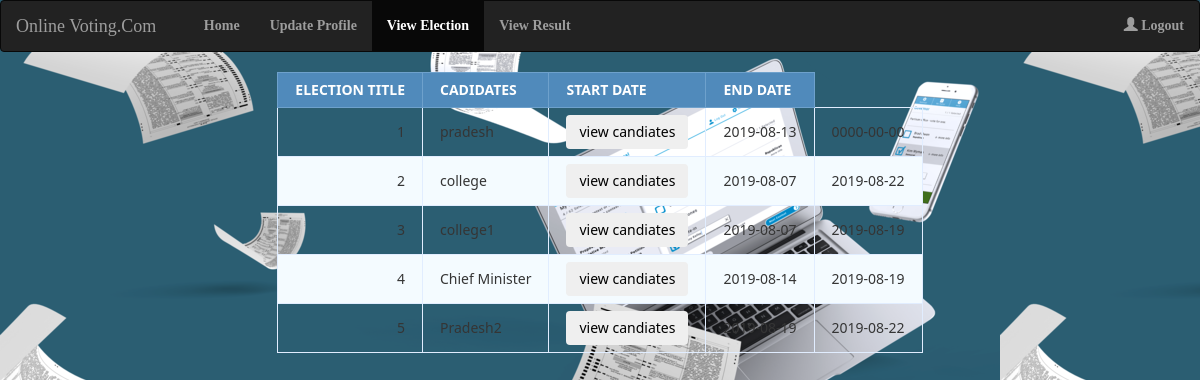
The page /UViewElection.php (signed in) on the database its author committed.
### tables this page shows
CREATE TABLE `election` (
  `electionid` int(11) NOT NULL,
  `electiontitle` varchar(50) NOT NULL,
  `status` varchar(65) NOT NULL,
  `startdate` date NOT NULL,
  `enddate` date NOT NULL
);

### UViewElection.php (the view, shortened to what this page needs)
<!DOCTYPE html>
<html lang="en">
<head>
  <link rel="stylesheet" href="bootstrap/css/bootstrap.min.css">
</head>
<body>
<nav class="navbar navbar-inverse">
  <div class="container-fluid">
    <div class="navbar-header">
 <a class="navbar-brand" href="Home.php">Online Voting.Com</a>
    </div>
    <ul class="nav navbar-nav">
      <li><a href="UserAccount.php"><b>&nbsp&nbsp&nbsp&nbsp Home</b></a></li>
      <li><a href="UserUpdate.php"><b>Update Profile</b></a></li>
      <li class="active"><a href="UViewElection.php"><b>View Election</b></a></li>
      <li><a href="UViewResult.php"><b>View Result</b></a></li>
    </ul>
   <ul class="nav navbar-nav navbar-right">
      <li><a href="UserLogout.php"><span class="glyphicon glyphicon-user"></span> <b>Logout</b></a></li>
    </ul>
  </div>
</nav>
<table  class="data-table">
<thead>
  <tr>
  <th>Election Title</th>
  <th>Cadidates</th>
  <th>Start Date</th>
  <th>End Date</th>
  </tr>
  </thead>
<tbody>
     <?php
  include 'ConnectionPage.php';
  $sql= 'select * from election;';
  if ($result=mysqli_query($conn,$sql))
  {
    foreach ($result as $add ) {
      echo '<tr><td>'.$add['electionid'].'</td>';
      echo '<td>'.$add['electiontitle'].'</td>';
       echo '<td><a href="uView_Can.php?id=2&name='.$add["electiontitle"].'"> <button class="btn"> view candiates</button></a></td>';
      echo '<td>'.$add['startdate'].'</td>';
      echo '<td>'.$add['enddate'].'</td></tr>';
          }
  }
   ?>
 </tbody>
</body>
</html>

### UViewElection.php (style rules this page uses)
body { background-image: url("Image/bguser.png"); font-family: Agency FB; }
table { margin: auto; font-family: "Lucida Sans Unicode", "Lucida Grande", "Segoe Ui"; font-size: 12px; }
.data-table { border-collapse: collapse; font-size: 14px; min-width: 537px; }
.data-table th, .data-table td { border: 1px solid #e1edff; padding: 7px 17px; }
.data-table thead th { background-color: #508abb; color: #FFFFFF; border-color: #6ea1cc !important; text-transform: uppercase; }
.data-table tbody td { color: #353535; }
.data-table tbody td:first-child, .data-table tbody td:nth-child(4), .data-table tbody td:last-child { text-align: right; }
.data-table tbody tr:nth-child(odd) td { background-color: #f4fbff; }
.btn { color:black; }

### rows shown on the page
election: electionid "1", electiontitle "pradesh", startdate "2019-08-13", enddate "0000-00-00"
election: electionid "2", electiontitle "college", startdate "2019-08-07", enddate "2019-08-22"
election: electionid "3", electiontitle "college1", startdate "2019-08-07", enddate "2019-08-19"
election: electionid "4", electiontitle "Chief Minister", startdate "2019-08-14", enddate "2019-08-19"
election: electionid "5", electiontitle "Pradesh2", startdate "2019-08-19", enddate "2019-08-22"
